Frame 1 (no input): blank canvas, image omitted
Frame 60 (no input): blank canvas, image omitted
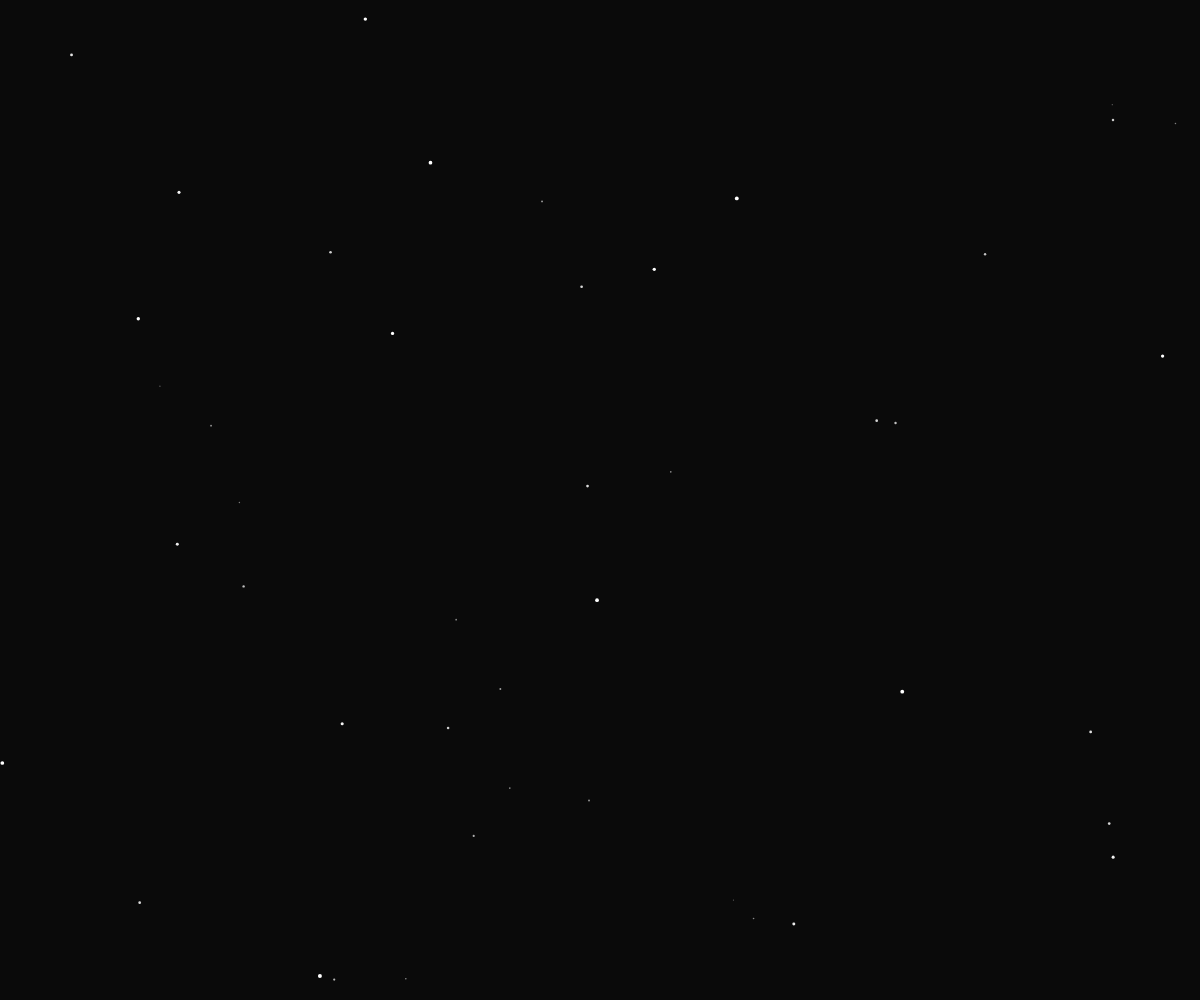
Frame 120 (the mouse pressed at the canvas centre since frame 60)

The p5.js sketch whose frames 1 and 60 were blank and that drew this single picture after the mouse press (run headless with seeded random() and noise() and a simulated clock; from frame 60 on, the mouse is pressed at the canvas centre):

// p5.js sketch
// ── sketch.js
let stars = [];

function setup() {
  createCanvas(windowWidth, windowHeight);
  noStroke();
  for (let i = 0; i < 200; i++) {
    stars.push({ x: random(-width, width), y: random(-height, height), z: random(1, 4) });
  }
}

function draw() {
  background(10);
  translate(width / 2, height / 2);

  for (let s of stars) {
    s.x -= s.z * 2;
    if (s.x < -width) s.x = width;
    fill(255, s.z * 80);
    ellipse(s.x, s.y, s.z, s.z);
  }
}

function windowResized() {
  resizeCanvas(windowWidth, windowHeight);
}
